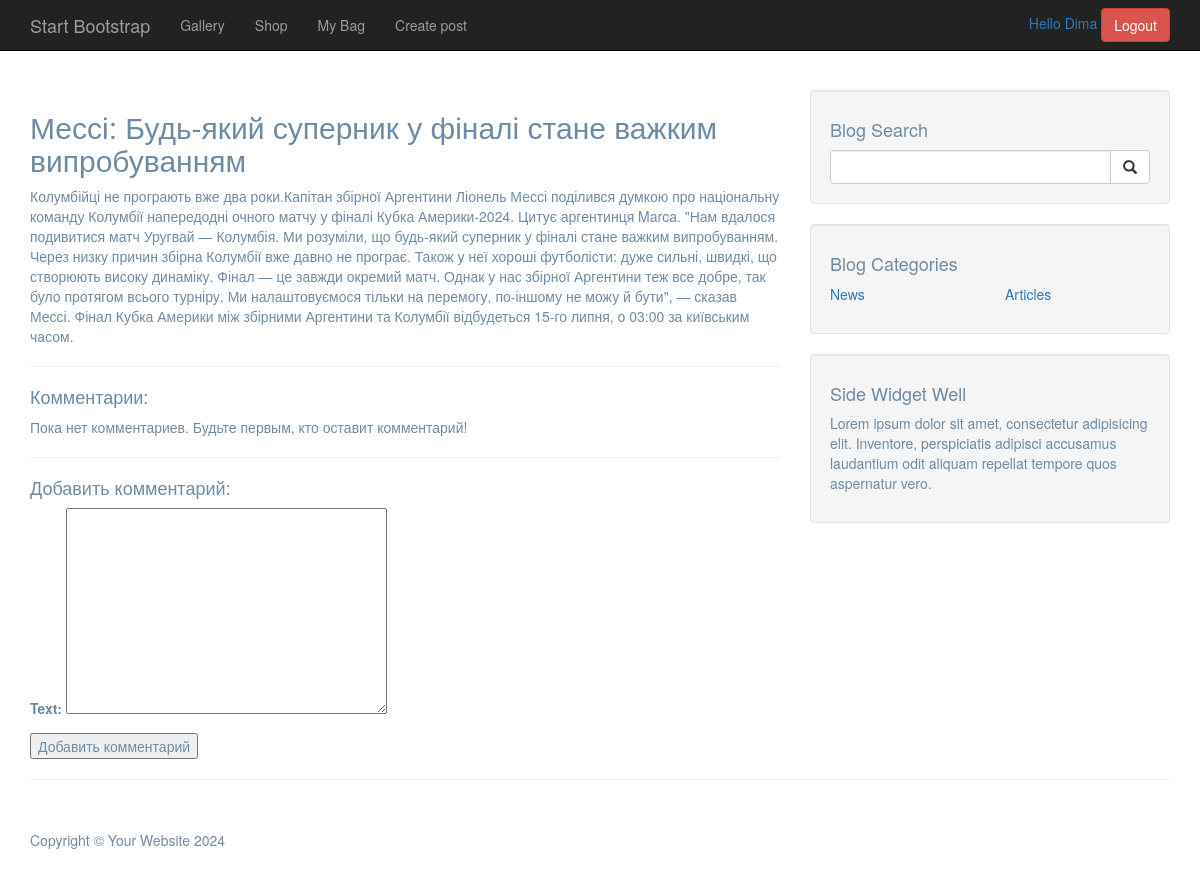
Page /post/1/ (signed in) on the committed database.
### blog/models.py (models this page shows, shortened)
class Post(models.Model):
    title = models.CharField(max_length=200, verbose_name="Заголовок")
    content = models.TextField(verbose_name="Опис")
    published_date = models.DateTimeField(default=timezone.now, verbose_name="Дата публікації")
    category = models.ForeignKey(Category, on_delete=models.CASCADE, verbose_name="Категорія")
    user = models.ForeignKey(User, on_delete=models.CASCADE, verbose_name="Автор")
    image1 = models.ImageField(upload_to='post_images/', blank=True, null=True, verbose_name="Фото 1")
    image2 = models.ImageField(upload_to='post_images/', blank=True, null=True, verbose_name="Фото 2")
    image3 = models.ImageField(upload_to='post_images/', blank=True, null=True, verbose_name="Фото 3")
    class Meta:
        verbose_name = "Пост"
        verbose_name_plural = "Пости"

class Category(models.Model):
    name = models.CharField(max_length=30, verbose_name="Назва")
    class Meta:
        verbose_name = "Категорія"
        verbose_name_plural = "Категорії"

### blog/views.py (the view)
# urls.py: path('post/<int:post_id>/', views.post_detail, name='post_detail'),
@login_required
def post_detail(request, post_id):
    post = get_object_or_404(Post, id=post_id)
    comments = post.comments.all()
    if request.method == 'POST':
        form = CommentForm(request.POST)
        if form.is_valid():
            comment = form.save(commit=False)
            comment.post = post
            comment.user = request.user
            comment.author = request.user.username
            comment.save()
            logger.info("Comment saved successfully")
            return redirect('post_detail', post_id=post.id)
        else:
            logger.warning("Form is not valid: %s", form.errors)
    else:
        form = CommentForm()
    context = {
        'post': post,
        'comments': comments,
        'form': form,
    }
    context.update(get_categories())
    return render(request, "blog/post_detail.html", context)

### blog/forms.py
class CommentForm(forms.ModelForm):
    class Meta:
        model = Comment
        fields = ('text',)

### blog/views.py (called while the page is built)
def get_categories():
    all = Category.objects.all()
    count = all.count()
    half = count // 2
    first_half = all[:half]
    second_half = all[half:]
    return {'cats1': first_half, 'cats2': second_half}

### cart/cart.py (called while the page is built)
    def __len__(self):
        return sum(item['quantity'] for item in self.cart.values())

### cart/context_processors.py (called while the page is built)
def cart(request):
    return {'cart': Cart(request)}

### templates/blog/post_detail.html (shortened to what this page needs)
{% extends 'blog/base.html' %}
{% block content %}
<h2>{{ post.title }}</h2>
<p>{{ post.content }}</p>
<hr>
<h4>Комментарии:</h4>
<div>
    {% for comment in comments %}
        <p><strong>{{ comment.author }}</strong> сказал:</p>
        <p>{{ comment.text }}</p>
        <p><em>{{ comment.created_date }}</em></p>
        <hr>
    {% empty %}
        <p>Пока нет комментариев. Будьте первым, кто оставит комментарий!</p>
    {% endfor %}
</div>
<hr>
<h4>Добавить комментарий:</h4>
<form method="post">
    {{ form.as_p }}
    <button type="submit">Добавить комментарий</button>
</form>
{% endblock %}

### templates/blog/base.html (shortened to what this page needs)
<!DOCTYPE html>
<html lang="en">
<head>
    {% load static %}
    <link rel="stylesheet" href="https://maxcdn.bootstrapcdn.com/bootstrap/3.4.1/css/bootstrap.min.css">
    <link href="{% static 'blog/css/bootstrap.min.css' %}" rel="stylesheet">
    <link href="{% static 'blog/css/blog-home.css' %}" rel="stylesheet">
    <link href="{% static 'blog/css/update_profile.css' %}" rel="stylesheet">
</head>
<body>
    <nav class="navbar navbar-inverse navbar-fixed-top" role="navigation">
        <div class="container">
            <div class="navbar-header">
                <a class="navbar-brand" href="{% url 'main' %}">Start Bootstrap</a>
            </div>
            <div class="collapse navbar-collapse" id="bs-example-navbar-collapse-1">
                <ul class="nav navbar-nav">
                    <li>
                        <a href="{% url 'gallery:gallery' %}">Gallery</a>
                    </li>
                    <li>
                        <a href="{% url 'shop:product_list' %}">Shop</a>
                    </li>
                    <li>
                        <a href="{% url 'order:order_create' %}">
                            My Bag
                        </a>
                    </li>
                    {% if user.is_authenticated %}
                    <li>
                        <a href="{% url 'create' %}">Create post</a>
                    </li>
                    {% endif %}
                </ul>
                {% include 'blog/toggle_login.html' %}
            </div>
        </div>
    </nav>
    <div class="container">
        <div class="row">
            <div class="col-md-8">
                {% block content %}
                {% endblock %}
            </div>
            <div class="col-md-4">
                <div class="well">
                    <h4>Blog Search</h4>
                    <form class="input-group" method="GET" action="{% url 'search' %}">
                        <input type="search" name="query" class="form-control">
                        <span class="input-group-btn">
                            <button class="btn btn-default" type="submit">
                                <span class="glyphicon glyphicon-search"></span>
                        </button>
                        </span>
                    </form>
                </div>
                <div class="well">
                    <h4>Blog Categories</h4>
                    <div class="row">
                        <div class="col-lg-6">
                            <ul class="list-unstyled">
                                {% for c in cats1 %}
                                <li><a href="{% url 'category' c.name %}">{{c.name}}</a>
                                </li>
                                {% endfor %}
                            </ul>
                        </div>
                        <div class="col-lg-6">
                            <ul class="list-unstyled">
                                 {% for c in cats2 %}
                                <li><a href="{% url 'category' c.name %}">{{c.name}}</a>
                                </li>
                                {% endfor %}
                            </ul>
                        </div>
                    </div>
                </div>
                <div class="well">
                    <h4>Side Widget Well</h4>
                    <p>Lorem ipsum dolor sit amet, consectetur adipisicing elit. Inventore, perspiciatis adipisci accusamus laudantium odit aliquam repellat tempore quos aspernatur vero.</p>
                </div>
            </div>
        </div>
        <hr>
        <footer>
            <div class="row">
                <div class="col-lg-12">
                    <p>Copyright &copy; Your Website 2024</p>
                </div>
            </div>
        </footer>
    </div>
</body>
</html>

### templates/blog/toggle_login.html (shortened to what this page needs)
{% if user.is_authenticated %}
<div class="navbar-form navbar-right">
       <a href="{% url 'profile' %}">Hello {{user}} </a>
       <a href="{% url 'blog_logout' %}" class="btn btn-danger">Logout</a>
</div>
{% endif %}

### static/blog/css/blog-home.css (style rules this page uses)
body { padding-top: 70px; }
footer { margin: 50px 0; }

### static/blog/css/update_profile.css (style rules this page uses)
body { color: #6F8BA4; margin-top:20px; }

### rows in the picture
Post: title "Мессі: Будь-який суперник у фіналі стане важким випробуванням", content "Колумбійці не програють вже два роки.Капітан збірної Аргентини Ліонель Мессі поділився думкою про національну команду Колумбії напередодні очного матчу у фіналі Кубка Америки-2024. Цитує аргентинця Marca. \"Нам вдалося подивитися матч Уругвай — Колумбія. Ми розуміли, що будь-який суперник у фіналі стане важким випробуванням. Через низку причин збірна Колумбії вже давно не програє. Також у неї хороші футболісти: дуже сильні, швидкі, що створюють високу динаміку. Фінал — це завжди окремий матч. Однак у нас збірної Аргентини теж все добре, так було протягом всього турніру. Ми налаштовуємося тільки на перемогу, по-іншому не можу й бути\", — сказав Мессі. Фінал Кубка Америки між збірними Аргентини…"
Category: name "News"
Category: name "Articles"

### other values in the picture
{{ user }} "Dima"
